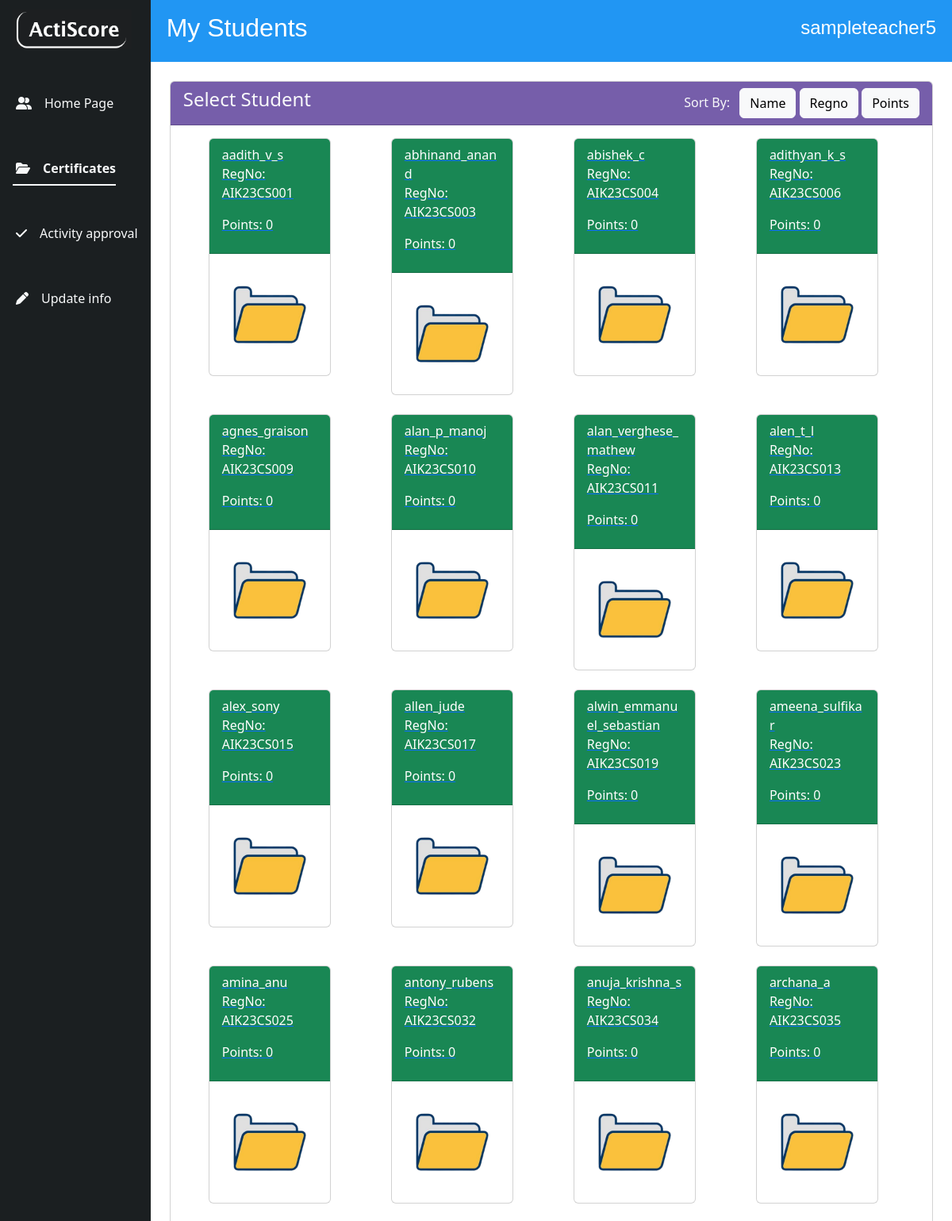
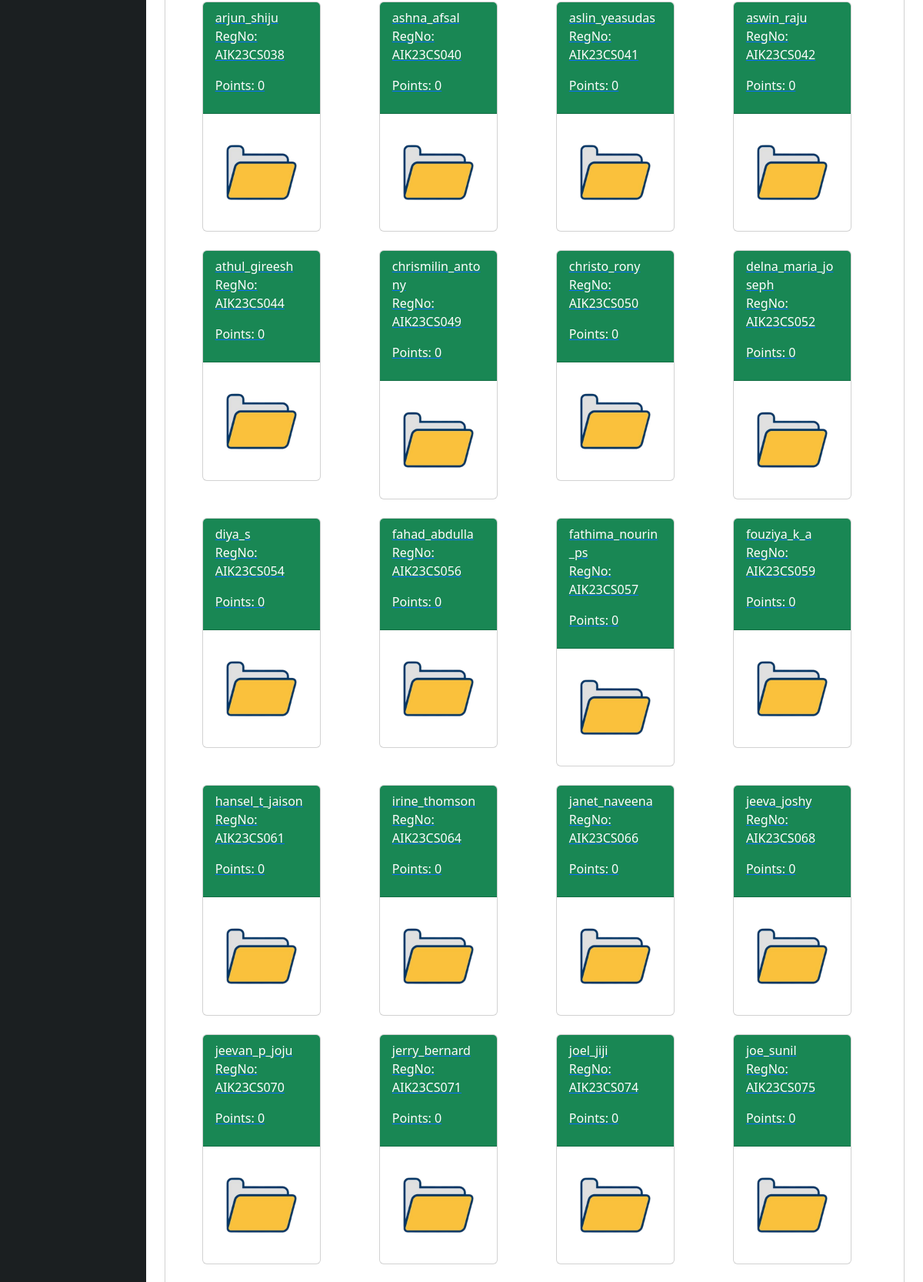
Page /teacher/view_certificates/ (signed in, upper part) on the committed database (2 pictures, top to bottom).
### homepg/models.py (models this page shows, shortened)
class CustomUser(AbstractUser):
    role=(
        ('teacher','Teacher'),
        ('student','Student')
    )
    roles=models.CharField(max_length=10,choices=role,default="student")
    verified=models.BooleanField(default=False)

class Student(models.Model):
    batches=(
        ('9','9'),
        ('10','10'),
        ('11','11'),
        ('12-a','12-a'),
        ('12-b','12-b'))
    name = models.CharField(max_length=100)
    regno = models.CharField(max_length=10,blank=True,null=False,unique=True,validators=[RegexValidator(regex=r'^(aik|AIK)\d{2}(cs|CS)\d{3}$',message='Enter a valid registration number.')] )
    batch = models.CharField(choices=batches,default='9',max_length=10)
    points = models.IntegerField(default=0)
    teacher = models.ForeignKey(Teacher,default=None,on_delete=models.SET_DEFAULT,null=True,blank=True)
    user = models.OneToOneField(CustomUser,on_delete=models.CASCADE)

### homepg/decorators.py (the view)
    def wrapper_func (request,*args,**kwargs):
        if request.user.is_authenticated:
            if request.user.is_superuser:
                return redirect('adminvw')
            elif request.user.roles == 'teacher':
                return view_func(request,*args,**kwargs)
            else:
                return redirect('studvw')
        else:
            return redirect('loginpg')

### homepg/views.py (called while the page is built)
@authenticated_teacher
@login_required(login_url='/login')
def teach_cert(request):
    teacher = Teacher.objects.get(user=request.user)
    students = Student.objects.filter(teacher=teacher)
    teachuser= request.user.username
    sort_by = request.GET.get('sort_by')
    if sort_by == 'name':
        students = students.order_by('name')
    elif sort_by == 'regno':
        students = students.order_by('regno')
    elif sort_by == 'points':
        students = students.order_by('-points')
    return render(request, 'teacher_certificates.html', {'students': students ,'teacheruser':teachuser})

### homepg/templates/teacher_certificates.html (shortened to what this page needs)
{% load static %}
<!doctype html>
<html lang="en">
  <head>
    <link rel="stylesheet" href="https://cdnjs.cloudflare.com/ajax/libs/font-awesome/6.5.1/css/all.min.css" />
    <link href="https://cdn.jsdelivr.net/npm/bootstrap@5.3.3/dist/css/bootstrap.min.css" rel="stylesheet">
</head>
  <body>
    <div class="container-fluid">
        <div class="row flex-nowrap">
            <div class="col-auto px-sm-2 px-0" style="background-color: #1b1f21;">
                <div class="d-flex flex-column align-items-center align-items-sm-start px-2 pt-1 text-white min-vh-100">
                    <div class="brand-name mb-5 mt-2">
                        <img src="{% static 'logo.png' %}"  alt="bootstrap" width="150" height="50">
                    </div>
                    <ul class="nav nav-underline nav-fill flex-column mb-sm-auto  align-items-sm-start" id="menu">
                        <li class="nav-item">
                            <a href="{%url 'teachvw' %}" class="nav-link text-light  align-middle mb-4 ">
                            <span class="ms-1 d-none d-sm-inline"><i class="fa-solid fa-user-group me-3"></i>Home Page</span>
                            </a>
                        </li>
                        <li>
                            <a href="{% url 'teach_cert' %}" class="nav-link text-light px-0 align-middle active mb-4" >
                             <span class="ms-1 d-none d-sm-inline"><i class="fa-solid fa-folder-open me-3"></i>Certificates</span> </a>
                        </li>
                        <li>
                            <a href="{% url 'activityvw' %}" class="nav-link text-light align-justify mb-4 ">
                         <span class="ms-1 d-none d-sm-inline"><i class="fa-solid fa-check me-3"></i>Activity approval</span></a>
                        </li>
                        <li>
                            <a href="{% url 'update_teacher' %}" class="nav-link text-light px-0 align-middle mb-4">
                             <span class="ms-1 d-none d-sm-inline"><i class="fa-solid fa-pen me-3"></i>Update info</span> </a>
                        </li>
                    </ul>
                </div>
            </div>
            <div class="col g-0">
                <div class="col g-0">
                    <nav class="navbar sticky-top px-2 py-3" style="background-color:#2196F3 ;color: #FFFFFF; font-family: Helvetica;">
                        <div class="container-fluid">
                            <h2 class="d-flex">My Students</h2>
                            <h4 class="d-flex">{{ teacheruser }}</h4>
                        </div>
                    </nav>
                    <div class="card m-4">
                        <div class="card-header text-light d-flex justify-content-between" style="background-color: #765eaa; ">
                        <h4>Select Student</h4>
                            <div>
                                <span class="me-2">Sort By:</span>
                                <button onclick="sortTable('name') " class="btn btn-light">Name</button>
                                <button onclick="sortTable('regno')" class="btn btn-light">Regno</button>
                                <button onclick="sortTable('points')" class="btn btn-light">Points</button>
                            </div>
                        </div>
                        <div class="card-body ps-5 overflow-y-auto" style="max-height: 80vh;">
                            <div class="row text-light">
                                {% for student in students %}
                                <div class="col-md-3 mb-4">
                                    <div class="card w-75">
                                        <a href="{% url 'student_activities' student.id %}" class="card-link">
                                            <div class="card-header text-bg-success">
                                                {{ student.name }}<p> RegNo: {{ student.regno|upper }}<p><span> Points: <span>{{ student.points }}
                                            </div>
                                            <div class="card-body d-flex justify-content-center">
                                                <img src="{% static 'folder-img.png' %}" class="card-img-top" alt="Student Image">
                                            </div>
                                        </a>
                                    </div>
                                </div>
                                {% endfor %}
                            </div>
                        </div>
                </div>
            </div>
        </div>
    </div>
  </body>
</html>

### rows in the picture
CustomUser: username "sampleteacher5"
Student: name "aadith_v_s", regno "AIK23CS001", points "0"
Student: name "abhinand_anand", regno "AIK23CS003", points "0"
Student: name "abishek_c", regno "AIK23CS004", points "0"
Student: name "adithyan_k_s", regno "AIK23CS006", points "0"
Student: name "agnes_graison", regno "AIK23CS009", points "0"
Student: name "alan_p_manoj", regno "AIK23CS010", points "0"
Student: name "alan_verghese_mathew", regno "AIK23CS011", points "0"
Student: name "alen_t_l", regno "AIK23CS013", points "0"
Student: name "alex_sony", regno "AIK23CS015", points "0"
Student: name "allen_jude", regno "AIK23CS017", points "0"
Student: name "alwin_emmanuel_sebastian", regno "AIK23CS019", points "0"
Student: name "ameena_sulfikar", regno "AIK23CS023", points "0"
Student: name "amina_anu", regno "AIK23CS025", points "0"
Student: name "antony_rubens", regno "AIK23CS032", points "0"
Student: name "anuja_krishna_s", regno "AIK23CS034", points "0"
Student: name "archana_a", regno "AIK23CS035", points "0"
Student: name "arjun_shiju", regno "AIK23CS038", points "0"
Student: name "ashna_afsal", regno "AIK23CS040", points "0"
Student: name "aslin_yeasudas", regno "AIK23CS041", points "0"
Student: name "aswin_raju", regno "AIK23CS042", points "0"
Student: name "athul_gireesh", regno "AIK23CS044", points "0"
Student: name "chrismilin_antony", regno "AIK23CS049", points "0"
Student: name "christo_rony", regno "AIK23CS050", points "0"
Student: name "delna_maria_joseph", regno "AIK23CS052", points "0"
Student: name "diya_s", regno "AIK23CS054", points "0"
Student: name "fahad_abdulla", regno "AIK23CS056", points "0"
Student: name "fathima_nourin_ps", regno "AIK23CS057", points "0"
Student: name "fouziya_k_a", regno "AIK23CS059", points "0"
Student: name "hansel_t_jaison", regno "AIK23CS061", points "0"
Student: name "irine_thomson", regno "AIK23CS064", points "0"
Student: name "janet_naveena", regno "AIK23CS066", points "0"
Student: name "jeeva_joshy", regno "AIK23CS068", points "0"
Student: name "jeevan_p_joju", regno "AIK23CS070", points "0"
Student: name "jerry_bernard", regno "AIK23CS071", points "0"
Student: name "joel_jiji", regno "AIK23CS074", points "0"
Student: name "joe_sunil", regno "AIK23CS075", points "0"
